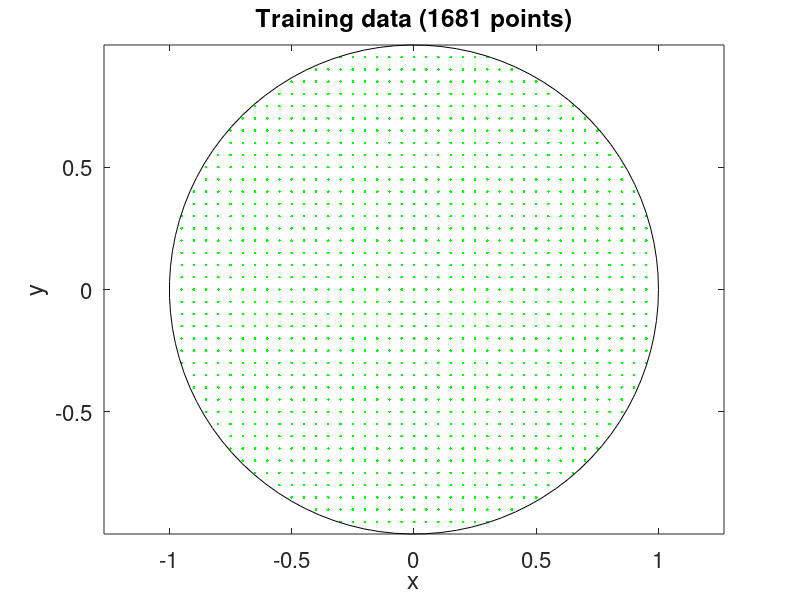

Source code (MATLAB):
% Generate training data 
r = 20;
fprintf('Learning the function x^2 + y^2 < 1\n');
[XX,YY] = meshgrid(-1:1/r:1,-1:1/r:1);
X = [XX(:) YY(:)];
Y = 2*(sqrt(X(:,1).^2 + X(:,2).^2) < 1)-1 ;

Pin = find(Y==1);
X1 = X(Pin,:);
Y1 = Y(Pin);

% Plot training data
figure;hold on;
set(gca,'FontSize',16);    
for i = 1:length(Y1)
    if(Y1(i) > 0)
        plot(X1(i,1),X1(i,2),'g.');
    else
        plot(X1(i,1),X1(i,2),'r.');
    end
end

% Draw the decision boundary
theta = linspace(0,2*pi,100);
plot(cos(theta),sin(theta),'k-');
xlabel('x');
ylabel('y')
title(sprintf('Training data (%i points)',length(Y))); 
axis equal tight; box on;